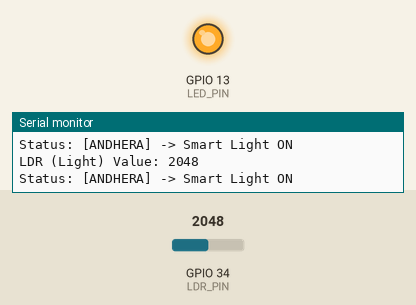
A sketch run on a simulated ESP32. On the bench: output pins drawn as LEDs (lit = HIGH), the last lines printed to the serial monitor. The inputs (shaded band) are chosen by the test bench; at power-on: GPIO 34 (LDR_PIN) = 2048.

Above: at 1.8 s.
1.9 s: GPIO 34 (LDR_PIN) set to 1951
At 2.7 s:
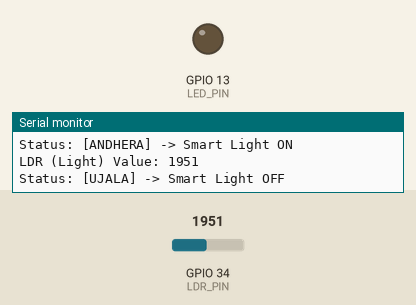
3.5 s: GPIO 34 (LDR_PIN) set to 2040
At 5.2 s:
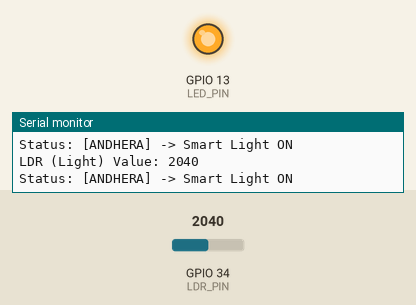
5.5 s: GPIO 34 (LDR_PIN) set to 1960
At 7.0 s:
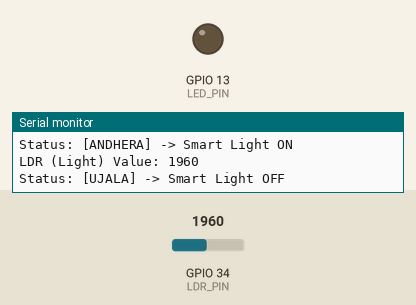
Timing chart, 0 to 8.5 s (numbered marks = the images above; inputs shaded):
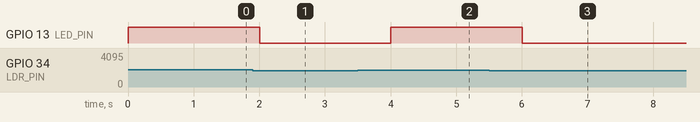

Measured:
- the behaviour switches between 2001 and 2000 on GPIO 34 (LDR_PIN) (found by bisection; images 0 and 1)
- after the input at 1.9 s, GPIO 13 (LED_PIN): HIGH → LOW after 0.10 s
- after the input at 3.5 s, GPIO 13 (LED_PIN): LOW → HIGH after 0.50 s
- after the input at 5.5 s, GPIO 13 (LED_PIN): HIGH → LOW after 0.51 s

The sketch:

smart_light_automation.ino
```cpp
const int LDR_PIN = 34;  // LDR Analog pin GPIO 34
const int LED_PIN = 13;  // Smart Light Pin GPIO 13

const int THRESHOLD = 2000;

void setup() {
  Serial.begin(115200);

  pinMode(LDR_PIN, INPUT);
  pinMode(LED_PIN, OUTPUT);

  Serial.println("Smart Lighting System Started!");
}

void loop() {
  int ldrValue = analogRead(LDR_PIN);

  Serial.print("LDR (Light) Value: ");
  Serial.println(ldrValue);

  // Automation Logic (IF / ELSE)
  if (ldrValue > THRESHOLD) {
    digitalWrite(LED_PIN, HIGH); // TURN LED ON
    Serial.println("Status: [ANDHERA] -> Smart Light ON");
  }
  else {
    digitalWrite(LED_PIN, LOW);  // TURN LED OFF
    Serial.println("Status: [UJALA] -> Smart Light OFF");
  }

  Serial.println();
  delay(1000);
}
```
